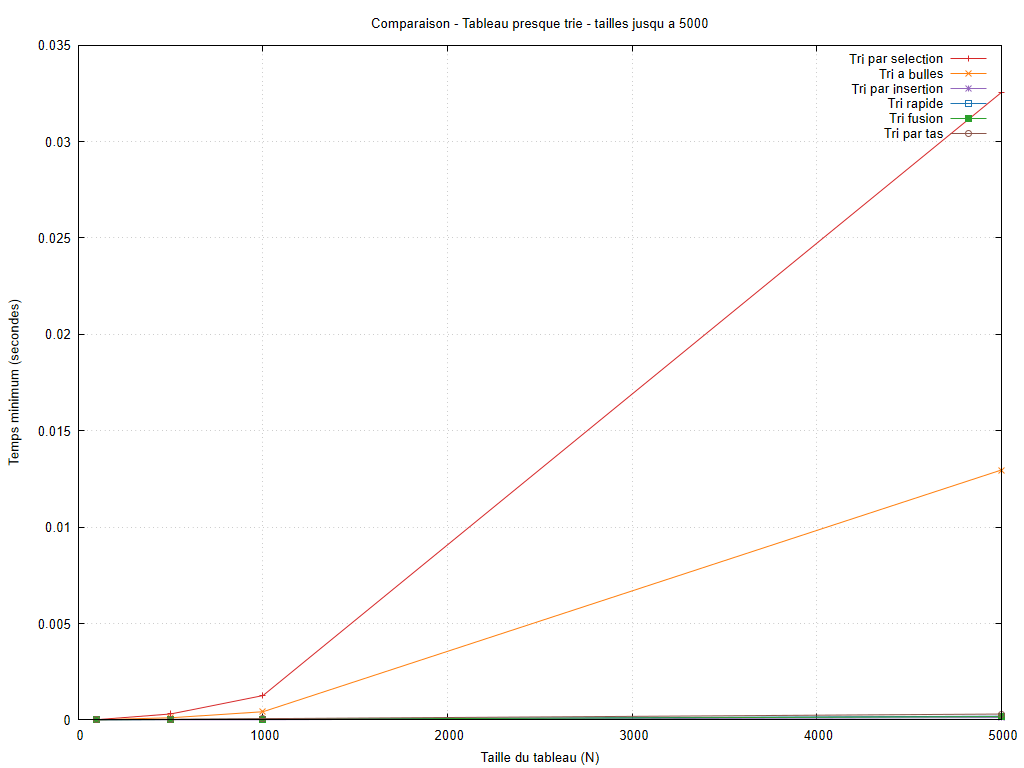

This chart was generated by the following gnuplot code:
set encoding utf8
set terminal pngcairo size 1024,768 font 'Arial,10'
set output 'graphiques/20261010_184935/configurations/presque_trie_petites_tailles.png'
set datafile missing 'non_mesure'
set datafile separator ';'
set title 'Comparaison - Tableau presque trie - tailles jusqu a 5000'
set xlabel 'Taille du tableau (N)'
set ylabel 'Temps minimum (secondes)'
set grid
set yrange [0:*]
set xrange [0:5000]
plot 'resultats/20261010_184935/presque_trie.csv' every ::1 using 1:(column(1)<=5000 && column(2)>=0 ? column(2) : 1/0) title 'Tri par selection' with linespoints lc rgb '#d62728', 'resultats/20261010_184935/presque_trie.csv' every ::1 using 1:(column(1)<=5000 && column(4)>=0 ? column(4) : 1/0) title 'Tri a bulles' with linespoints lc rgb '#ff7f0e', 'resultats/20261010_184935/presque_trie.csv' every ::1 using 1:(column(1)<=5000 && column(6)>=0 ? column(6) : 1/0) title 'Tri par insertion' with linespoints lc rgb '#9467bd', 'resultats/20261010_184935/presque_trie.csv' every ::1 using 1:(column(1)<=5000 && column(8)>=0 ? column(8) : 1/0) title 'Tri rapide' with linespoints lc rgb '#1f77b4', 'resultats/20261010_184935/presque_trie.csv' every ::1 using 1:(column(1)<=5000 && column(10)>=0 ? column(10) : 1/0) title 'Tri fusion' with linespoints lc rgb '#2ca02c', 'resultats/20261010_184935/presque_trie.csv' every ::1 using 1:(column(1)<=5000 && column(12)>=0 ? column(12) : 1/0) title 'Tri par tas' with linespoints lc rgb '#8c564b'
unset output
